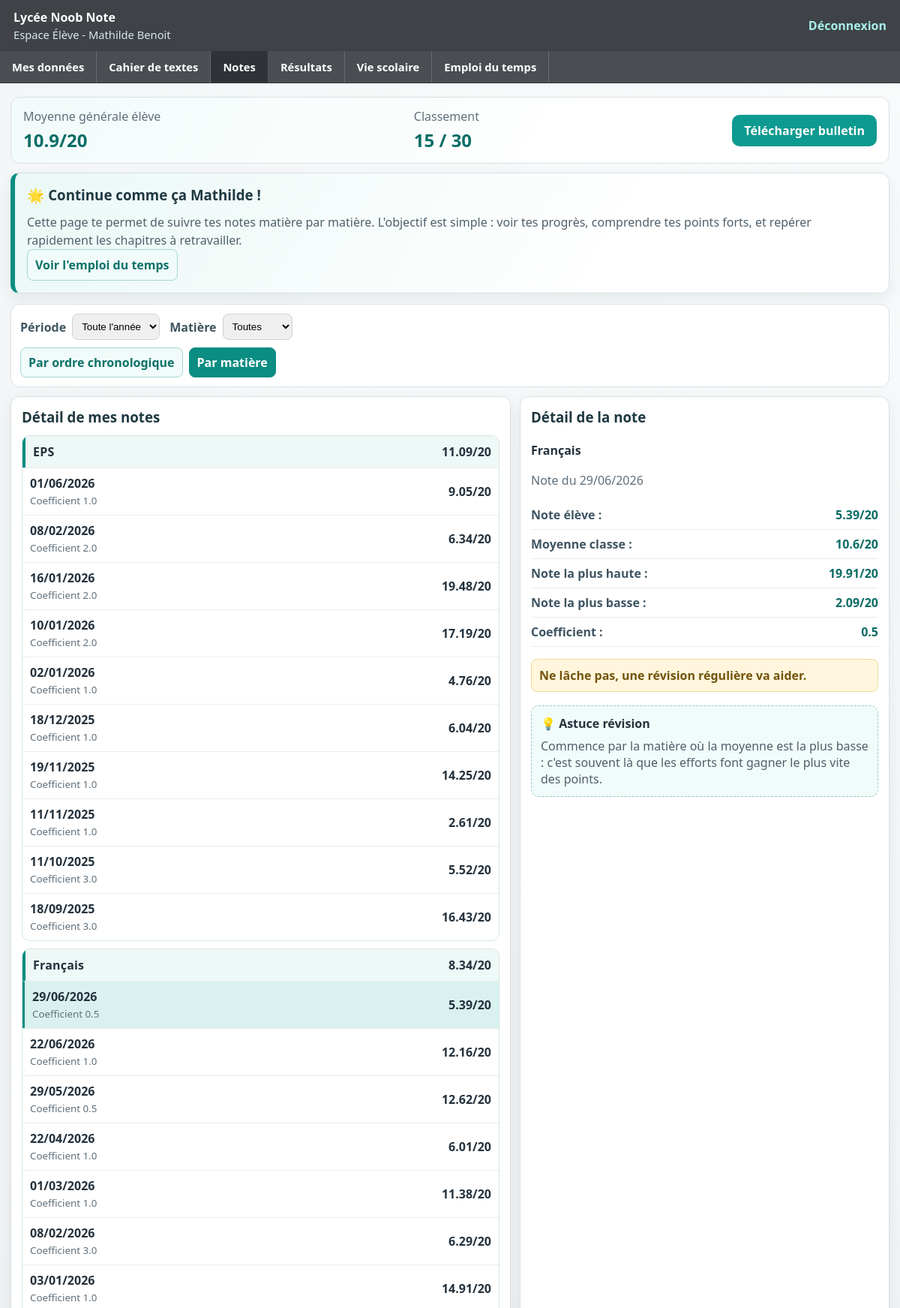
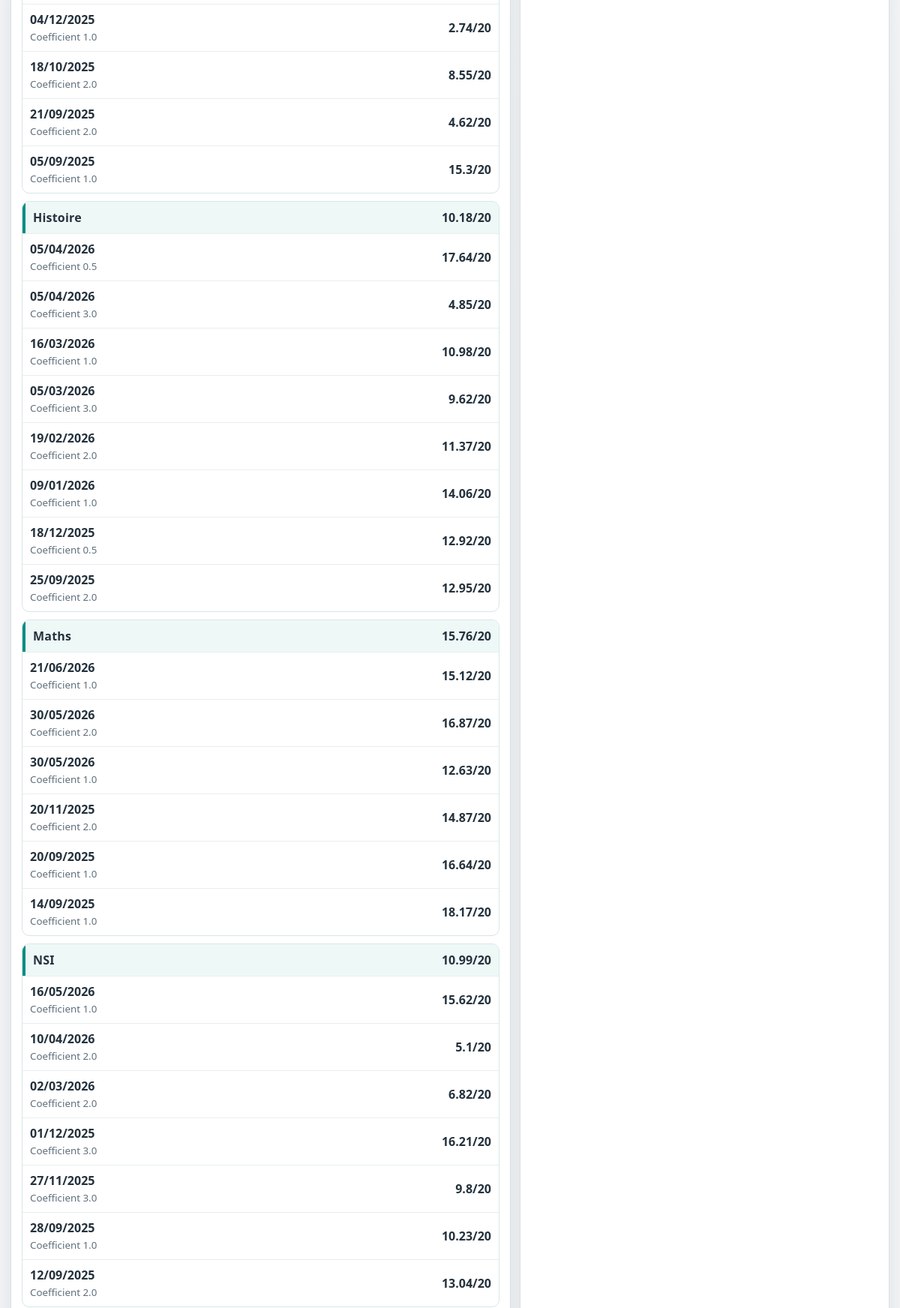
The page /eleve (signed in, upper part) on the database its author committed (2 pictures, top to bottom).
### tables this page shows
CREATE TABLE Eleves (
            id_eleve TEXT PRIMARY KEY,
            nom TEXT,
            prenom TEXT,
            date_naissance TEXT,
            mot_de_passe TEXT,
            id_classe INTEGER,
            FOREIGN KEY(id_classe) REFERENCES Classes(id_classe)
        );

CREATE TABLE Notes (
            id_note INTEGER PRIMARY KEY AUTOINCREMENT,
            valeur REAL,
            coefficient REAL,
            date_note TEXT,
            id_eleve TEXT,
            id_matiere INTEGER,
            FOREIGN KEY(id_eleve) REFERENCES Eleves(id_eleve),
            FOREIGN KEY(id_matiere) REFERENCES Matieres(id_matiere)
        );

CREATE TABLE Matieres (id_matiere INTEGER PRIMARY KEY, nom_matiere TEXT);

### app.py (the view)
@app.route('/eleve')
def eleve_dashboard():
    if 'user' not in session or session['user']['role'] != 'ELEVE':
        return redirect(url_for('login'))
    eleve = Eleve(session['user']['id'], session['user']['nom'], session['user']['prenom'])
    tri_actif = request.args.get('tri', 'matiere')
    periode_active = request.args.get('periode', 'tout')
    id_matiere_active = request.args.get('matiere', 'toutes')
    notes_detaillees = eleve.voir_mes_notes_detaillees()
    notes_filtrees = eleve.filtrer_notes(notes_detaillees, id_matiere_active, periode_active)
    if tri_actif == 'matiere':
        notes_affichage = eleve.construire_notes_par_matiere(notes_filtrees)
    else:
        notes_affichage = notes_filtrees
    note_selectionnee = None
    id_note_selectionnee = request.args.get('note')
    if id_note_selectionnee:
        for note in notes_filtrees:
            if str(note['id_note']) == id_note_selectionnee:
                note_selectionnee = note
                break
    if note_selectionnee is None and notes_filtrees:
        note_selectionnee = notes_filtrees[0]
    id_classe = eleve.recuperer_id_classe()
    detail_note = eleve.construire_infos_detail_note(note_selectionnee, id_classe)
    matieres_disponibles = eleve.lister_matieres_disponibles(notes_detaillees)
    rang, total, moyenne_generale = eleve.calculer_rang()
    return rendre_page_eleve(
        'eleve.html',
        'notes',
        tri_actif=tri_actif,
        periode_active=periode_active,
        id_matiere_active=id_matiere_active,
        matieres_disponibles=matieres_disponibles,
        notes_affichage=notes_affichage,
        notes_filtrees=notes_filtrees,
        note_selectionnee=note_selectionnee,
        detail_note=detail_note,
        stats={'rang': rang, 'total': total, 'moy': moyenne_generale}
    )

### app.py (called while the page is built, shortened)
def rendre_page_eleve(template, onglet_actif, **contexte):
    return render_template(template, onglet_actif=onglet_actif, **contexte)

    def _executer(self, sql, params=(), fetch=False, commit=False):
        with sqlite3.connect(self.db_path) as conn:
            cur = conn.cursor()
            cur.execute(sql, params)
            if commit:
                conn.commit()
            return cur.fetchall() if fetch else None

    def convertir_date_fr_vers_tuple(self, date_fr):
        try:
            jour, mois, annee = date_fr.split('/')
            return (int(annee), int(mois), int(jour))
        except ValueError:
            return (0, 0, 0)

    def calculer_moyenne_ponderee(self, liste_notes):
        somme_notes = 0
        somme_coefficients = 0
        for valeur, coefficient in liste_notes:
            somme_notes += valeur * coefficient
            somme_coefficients += coefficient
        if somme_coefficients == 0:
            return 0
        return round(somme_notes / somme_coefficients, 2)

    def recuperer_id_classe(self):
        sql = "SELECT id_classe FROM Eleves WHERE id_eleve = ?"
        res = self._executer(sql, (self.id,), fetch=True)
        if not res:
            return None
        return res[0][0]

    def note_dans_periode(self, note, periode):
        if periode == 'tout':
            return True

    def filtrer_notes(self, notes_detaillees, id_matiere, periode):
        notes_filtrees = []
        for note in notes_detaillees:
            if id_matiere != 'toutes' and str(note['id_matiere']) != str(id_matiere):
                continue
            if not self.note_dans_periode(note, periode):
                continue
            notes_filtrees.append(note)
        return notes_filtrees

    def lister_matieres_disponibles(self, notes_detaillees):
        matieres = {}
        for note in notes_detaillees:
            matieres[note['id_matiere']] = note['nom_matiere']
        lignes = []
        for id_matiere, nom_matiere in matieres.items():
            lignes.append({'id_matiere': id_matiere, 'nom_matiere': nom_matiere})
        lignes.sort(key=lambda ligne: ligne['nom_matiere'])
        return lignes

### templates/eleve.html (shortened to what this page needs)
{% extends "base_eleve.html" %}
{% block contenu %}
<section class="resume-general">
    <div>
        <p>Moyenne générale élève</p>
        <h2>{{ stats.moy }}/20</h2>
    </div>
    <div>
        <p>Classement</p>
        <h2>{{ stats.rang }} / {{ stats.total }}</h2>
    </div>
    <a href="{{ url_for('eleve_download') }}" class="btn-download">Télécharger bulletin</a>
</section>
<section class="message-encouragement card">
    <h3>🌟 Continue comme ça {{ session.user.prenom }} !</h3>
    <p>
        Cette page te permet de suivre tes notes matière par matière.
        L'objectif est simple : voir tes progrès, comprendre tes points forts,
        et repérer rapidement les chapitres à retravailler.
    </p>
    <p class="ligne-lien">
        <a class="btn-tri" href="{{ url_for('eleve_emploi_du_temps') }}">Voir l'emploi du temps</a>
    </p>
</section>
<section class="filtres-notes">
    <form method="GET" class="ligne-filtres">
        <label for="periode">Période</label>
        <select id="periode" name="periode" onchange="this.form.submit()">
            <option value="tout" {{ 'selected' if periode_active == 'tout' }}>Toute l'année</option>
        </select>
        <label for="matiere">Matière</label>
        <select id="matiere" name="matiere" onchange="this.form.submit()">
            <option value="toutes" {{ 'selected' if id_matiere_active == 'toutes' }}>Toutes</option>
        </select>
    </form>
    <div class="boutons-tri">
        <a href="{{ url_for('eleve_dashboard', tri='chrono', periode=periode_active, matiere=id_matiere_active) }}" class="btn-tri {{ 'actif' if tri_actif == 'chrono' }}">Par ordre chronologique</a>
        <a href="{{ url_for('eleve_dashboard', tri='matiere', periode=periode_active, matiere=id_matiere_active) }}" class="btn-tri {{ 'actif' if tri_actif == 'matiere' }}">Par matière</a>
    </div>
</section>
<section class="zone-notes-pronote">
    <article class="carte-notes-gauche">
        <h3>Détail de mes notes</h3>
        {% if tri_actif == 'matiere' %}
            {% for matiere in notes_affichage %}
                <div class="bloc-matiere-pronote">
                    <div class="entete-matiere-pronote">
                        <h4>{{ matiere.nom_matiere }}</h4>
                        <strong>{{ matiere.moyenne_matiere }}/20</strong>
                    </div>
                    {% for note in matiere.notes %}
                        <a class="ligne-note-pronote {{ 'active' if note_selectionnee and note_selectionnee.id_note == note.id_note }}" href="{{ url_for('eleve_dashboard', tri=tri_actif, periode=periode_active, matiere=id_matiere_active, note=note.id_note) }}">
                            <div>
                                <p>{{ note.date_note }}</p>
                                <small>Coefficient {{ note.coefficient }}</small>
                            </div>
                            <strong>{{ note.valeur }}/20</strong>
                        </a>
                    {% endfor %}
                </div>
            {% else %}
                <p>Aucune note à afficher avec ces filtres.</p>
            {% endfor %}
        {% endif %}
    </article>
    <aside class="carte-detail-droite">
        <h3>Détail de la note</h3>
        {% if detail_note %}
            <h4>{{ detail_note.matiere }}</h4>
            <p class="sous-texte">Note du {{ detail_note.date_note }}</p>
            <dl class="tableau-detail-note">
                <div><dt>Note élève :</dt><dd>{{ detail_note.note_eleve }}/20</dd></div>
                <div><dt>Moyenne classe :</dt><dd>{{ detail_note.moyenne_classe }}/20</dd></div>
                <div><dt>Note la plus haute :</dt><dd>{{ detail_note.note_max }}/20</dd></div>
                <div><dt>Note la plus basse :</dt><dd>{{ detail_note.note_min }}/20</dd></div>
                <div><dt>Coefficient :</dt><dd>{{ detail_note.coefficient }}</dd></div>
            </dl>
            <p class="mention-note">{{ detail_note.mention }}</p>
        {% else %}
            <p>Choisis une note pour voir le détail.</p>
        {% endif %}
        <div class="astuce-lyceen">
            <h4>💡 Astuce révision</h4>
            <p>Commence par la matière où la moyenne est la plus basse : c'est souvent là que les efforts font gagner le plus vite des points.</p>
        </div>
    </aside>
</section>
{% endblock %}

### templates/base_eleve.html (shortened to what this page needs)
<!DOCTYPE html>
<html lang="fr">
<head>
    <link rel="stylesheet" href="{{ url_for('static', filename='css/style.css') }}">
</head>
<body class="page-pronote">
    <header class="barre-haute">
        <div class="identite-etablissement">
            <strong>Lycée Noob Note</strong>
            <span>Espace Élève - {{ session.user.prenom }} {{ session.user.nom }}</span>
        </div>
        <a href="{{ url_for('logout') }}" class="btn-logout">Déconnexion</a>
    </header>
    <nav class="menu-principal">
        <a href="{{ url_for('eleve_mes_donnees') }}" class="onglet-menu {{ 'actif' if onglet_actif == 'mes_donnees' else '' }}">Mes données</a>
        <a href="{{ url_for('eleve_cahier_de_texte') }}" class="onglet-menu {{ 'actif' if onglet_actif == 'cahier_texte' else '' }}">Cahier de textes</a>
        <a href="{{ url_for('eleve_dashboard') }}" class="onglet-menu {{ 'actif' if onglet_actif == 'notes' else '' }}">Notes</a>
        <a href="{{ url_for('eleve_resultats') }}" class="onglet-menu {{ 'actif' if onglet_actif == 'resultats' else '' }}">Résultats</a>
        <a href="{{ url_for('eleve_vie_scolaire') }}" class="onglet-menu {{ 'actif' if onglet_actif == 'vie_scolaire' else '' }}">Vie scolaire</a>
        <a href="{{ url_for('eleve_emploi_du_temps') }}" class="onglet-menu {{ 'actif' if onglet_actif == 'emploi_du_temps' else '' }}">Emploi du temps</a>
    </nav>
    <main class="container-pronote contenu-ecran-eleve">
        {% block contenu %}{% endblock %}
    </main>
</body>
</html>

### rows shown on the page
Eleves: user.prenom "Mathilde"
Notes: nom_matiere "EPS", moyenne_matiere "11.09", date_note "01/06/2026", coefficient "1.0", valeur "9.05"
Notes: date_note "08/02/2026", coefficient "2.0", valeur "6.34"
Notes: date_note "16/01/2026", coefficient "2.0", valeur "19.48"
Notes: date_note "10/01/2026", coefficient "2.0", valeur "17.19"
Notes: date_note "02/01/2026", coefficient "1.0", valeur "4.76"
Notes: date_note "18/12/2025", coefficient "1.0", valeur "6.04"
Notes: date_note "19/11/2025", coefficient "1.0", valeur "14.25"
Notes: date_note "11/11/2025", coefficient "1.0", valeur "2.61"
Notes: date_note "11/10/2025", coefficient "3.0", valeur "5.52"
Notes: date_note "18/09/2025", coefficient "3.0", valeur "16.43"
Notes: nom_matiere "Français", moyenne_matiere "8.34", date_note "29/06/2026", coefficient "0.5", valeur "5.39", note_eleve "5.39"
Notes: date_note "22/06/2026", coefficient "1.0", valeur "12.16"
Notes: date_note "29/05/2026", coefficient "0.5", valeur "12.62"
Notes: date_note "22/04/2026", coefficient "1.0", valeur "6.01"
Notes: date_note "01/03/2026", coefficient "1.0", valeur "11.38"
Notes: date_note "08/02/2026", coefficient "3.0", valeur "6.29"
Notes: date_note "03/01/2026", coefficient "1.0", valeur "14.91"
Notes: date_note "04/12/2025", coefficient "1.0", valeur "2.74"
Notes: date_note "18/10/2025", coefficient "2.0", valeur "8.55"
Notes: date_note "21/09/2025", coefficient "2.0", valeur "4.62"
Notes: date_note "05/09/2025", coefficient "1.0", valeur "15.3"
Notes: nom_matiere "Histoire", moyenne_matiere "10.18", date_note "05/04/2026", coefficient "0.5", valeur "17.64"
Notes: date_note "05/04/2026", coefficient "3.0", valeur "4.85"
Notes: date_note "16/03/2026", coefficient "1.0", valeur "10.98"
Notes: date_note "05/03/2026", coefficient "3.0", valeur "9.62"
Notes: date_note "19/02/2026", coefficient "2.0", valeur "11.37"
Notes: date_note "09/01/2026", coefficient "1.0", valeur "14.06"
Notes: date_note "18/12/2025", coefficient "0.5", valeur "12.92"
Notes: date_note "25/09/2025", coefficient "2.0", valeur "12.95"
Notes: nom_matiere "Maths", moyenne_matiere "15.76", date_note "21/06/2026", coefficient "1.0", valeur "15.12"
Notes: date_note "30/05/2026", coefficient "2.0", valeur "16.87"
Notes: date_note "30/05/2026", coefficient "1.0", valeur "12.63"
Notes: date_note "20/11/2025", coefficient "2.0", valeur "14.87"
Notes: date_note "20/09/2025", coefficient "1.0", valeur "16.64"
Notes: date_note "14/09/2025", coefficient "1.0", valeur "18.17"
Notes: nom_matiere "NSI", moyenne_matiere "10.99", date_note "16/05/2026", coefficient "1.0", valeur "15.62"
Notes: date_note "10/04/2026", coefficient "2.0", valeur "5.1"
Notes: date_note "02/03/2026", coefficient "2.0", valeur "6.82"
Notes: date_note "01/12/2025", coefficient "3.0", valeur "16.21"
Notes: date_note "27/11/2025", coefficient "3.0", valeur "9.8"
Notes: date_note "28/09/2025", coefficient "1.0", valeur "10.23"
Notes: date_note "12/09/2025", coefficient "2.0", valeur "13.04"
Matieres: matiere "Français"

### other values the page prints
{{ session.user.nom }} "Benoit"
{{ stats.moy }} "10.9"
{{ stats.rang }} "15"
{{ stats.total }} "30"
{{ detail_note.moyenne_classe }} "10.6"
{{ detail_note.note_max }} "19.91"
{{ detail_note.note_min }} "2.09"
{{ detail_note.mention }} "Ne lâche pas, une révision régulière va aider."
